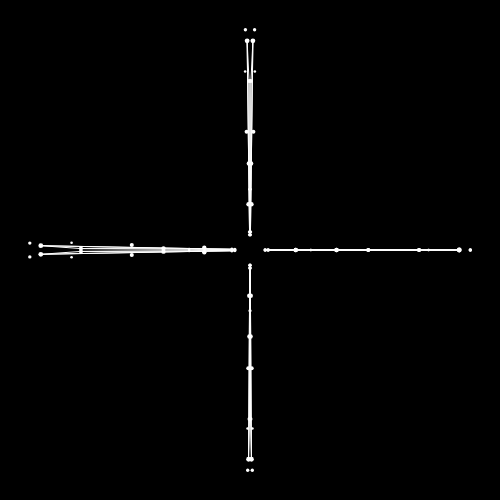
Frame 1 (no input)
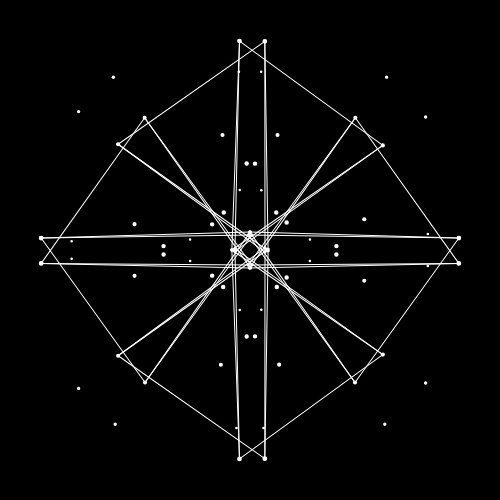
Frame 60 (no input)
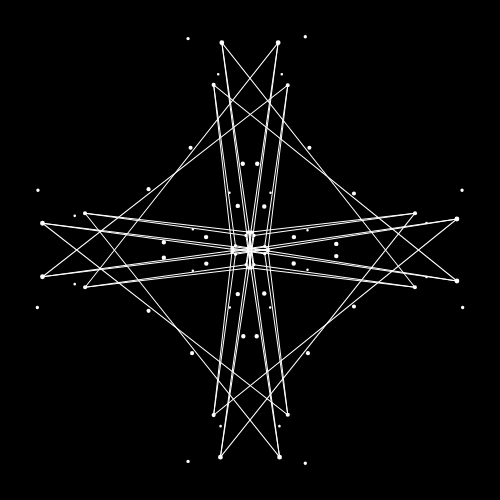
Frame 120 (the mouse pressed at the canvas centre since frame 60)

The p5.js sketch that drew these frames (run headless with seeded random() and noise() and a simulated clock; from frame 60 on, the mouse is pressed at the canvas centre):

// p5.js sketch
// ── sketch.js
var rotAngle=0;

//customisable variables
var mirror=4; //how many times the dots & lines are mirrored in a circle
var simplicity = 7; //the bigger the number, less number of lines
var dAmt = 10; //amount of dots
var dSpeed = []; //speed of dots spinning

//dots
var dx = [];
var dy = [];
var dDist = [];
var dSize = [];
var dAngle = [];

//dots mirrored
var dx2 = [];
var dy2 = [];
var dAngle2 = [];


function setup() { 
  createCanvas(500,500);
  noStroke();
  frameRate(25);
  
  //generator for dots' initial values
  for (var i = 0; i < dAmt; i++){
  	dDist[i] = random(0,width/2);
    dAngle[i] = 0;
    dAngle2[i] = 0;
    dSize[i] = random (2,5);
    dSpeed[i] = random (1,10);
  }
} 

function draw() { 
  background('black');
  translate(width/2, height/2);
  
  for (var i = 0; i<mirror; i++){
    rotate(radians(rotAngle));
    fill('white');
    
    for (var j = 0; j<dAmt; j++){
    	
      //clockwise dots
      dx[j] = dDist[j] * cos(radians(dAngle[j]));
      dy[j] = dDist[j] * sin(radians(dAngle[j]));
      ellipse(dx[j], dy[j], dSize[j], dSize[j]);
      
      //counter clockwise dots
      dx2[j] = dDist[j] * cos(radians(dAngle2[j]));
      dy2[j] = dDist[j] * sin(radians(dAngle2[j]));
      ellipse(dx2[j], dy2[j], dSize[j], dSize[j]);
      
      //draw the lines
      if (j>5 && j%simplicity==0){
        push();
        strokeWeight(1);
        stroke('white');
        
        //clockwise lines
        line(dx[j], dy[j], dx[j-1], dy[j-1]);
        line(dx[j], dy[j], dx[j-2], dy[j-2]);
        line(dx[j-1], dy[j-1], dx[j-2], dy[j-2]);
        line(dx[j-1], dy[j-1], dx[j-3], dy[j-3]);
        line(dx[j], dy[j], dx[j-3], dy[j-3]);
        line(dx[j-2], dy[j-2], dx[j-3], dy[j-3]);
        
        //counter clockwise lines
        line(dx2[j], dy2[j], dx2[j-1], dy2[j-1]);
        line(dx2[j], dy2[j], dx2[j-2], dy2[j-2]);
        line(dx2[j-1], dy2[j-1], dx2[j-2], dy2[j-2]);
        line(dx2[j-1], dy2[j-1], dx2[j-3], dy2[j-3]);
        line(dx2[j], dy2[j], dx2[j-3], dy2[j-3]);
        line(dx2[j-2], dy2[j-2], dx2[j-3], dy2[j-3]);
        
        pop();
      }
    	
      //spin the dots
      dAngle[j]+=(dSpeed[j]*0.1); //clockwise
      dAngle2[j]-=(dSpeed[j]*0.1); //counter clockwise
    }
    rotAngle+=(360/mirror); //spin the canvas & draw the dots & lines all over again
 		 
  }
  //mirror++;
}
